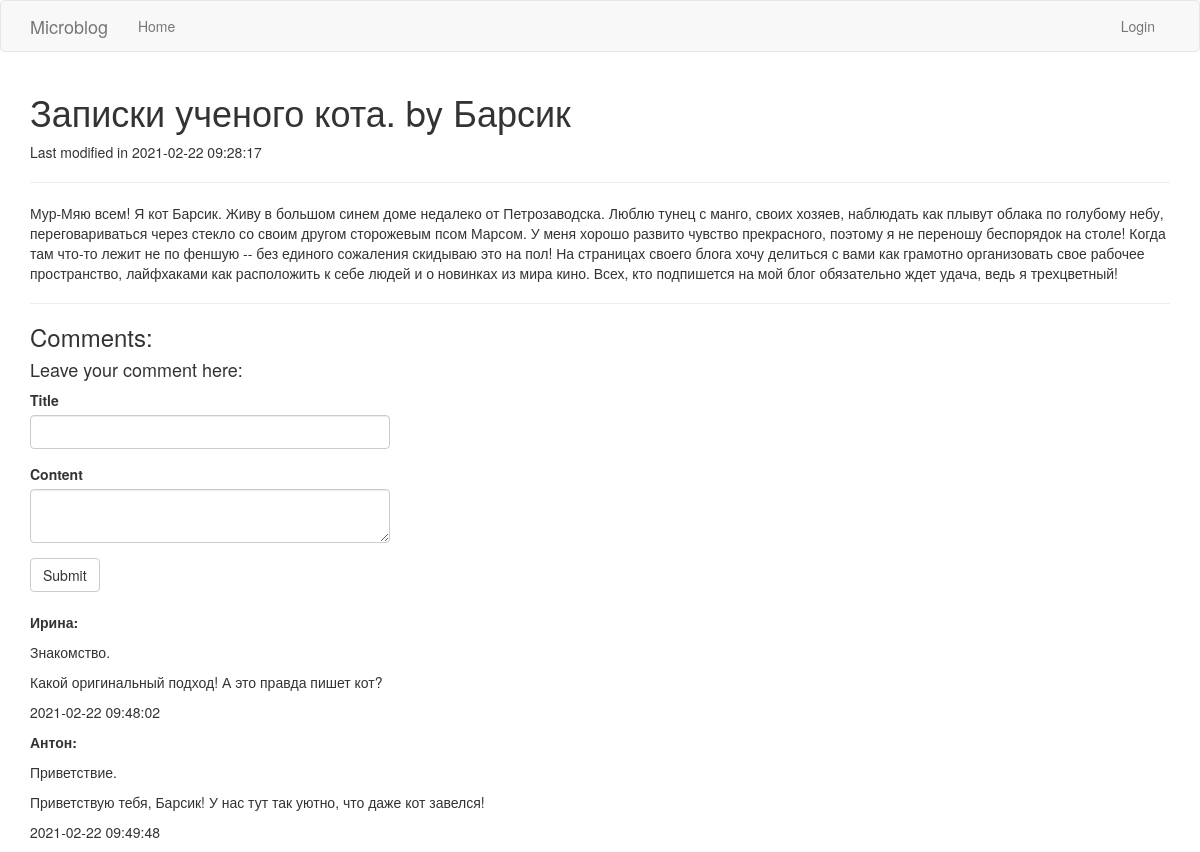
The page /post/5 on the database its author committed.
### blog/models.py (models this page shows, shortened)
class Posts(db.Model):
    id = db.Column(db.Integer, primary_key=True)
    author_id = db.Column(db.Integer, db.ForeignKey('users.id'))
    title = db.Column(db.String(64))
    content = db.Column(db.String(2000))
    publication_datetime = db.Column(db.DateTime, index=True, default=datetime.utcnow)
    comments = db.relationship("Comments", backref="post", lazy="dynamic", cascade="all,delete")

class Users(UserMixin, db.Model):
    id = db.Column(db.Integer, primary_key=True)
    username = db.Column(db.String(64), index=True, unique=True)
    email = db.Column(db.String(120), index=True, unique=True)
    password_hash = db.Column(db.String(128))
    posts = db.relationship("Posts", backref='author', lazy='dynamic', cascade="all,delete")
    comments = db.relationship("Comments", backref="author", lazy="dynamic", cascade="all,delete")

class Comments(db.Model):
    id = db.Column(db.Integer, primary_key=True)
    post_id = db.Column(db.Integer, db.ForeignKey('posts.id'))
    author_id = db.Column(db.Integer, db.ForeignKey('users.id'))
    title = db.Column(db.String(64))
    content = db.Column(db.String(200))
    publication_datetime = db.Column(db.DateTime, index=True, default=datetime.utcnow)

### blog/routes.py (the view, shortened to what this page needs)
@app.route('/post/<post_id>', methods=['GET', 'POST'])
def post(post_id):
    form = CreatePostCommentForm()
    post = Posts.query.filter_by(id=post_id).first()
    author = current_user
    comments = Comments.query.filter_by(post_id=post.id)
    return render_template('post.html', post=post, comments=comments, form=form)

### blog/forms.py
class CreatePostCommentForm(FlaskForm):
    title = StringField("Title", validators=[DataRequired()])
    content = TextAreaField("Content", validators=[Length(min=0, max=2000)])
    submit = SubmitField("Submit")

### blog/templates/post.html (shortened to what this page needs)
{% extends "base.html" %}
{% block app_content %}
    <h1>{{ post.title }} by {{ post.author.username }}</h1>
    <p>Last modified in {{ post.publication_datetime.strftime("%Y-%m-%d %H:%M:%S") }}</p>
    <hr>
    <p>{{ post.content }}</p>
    <hr>
    <h3>Comments:</h3>
    <h4>Leave your comment here:</h4>
    {% include 'create_post_comment.html' %}
    <br>
    {% for comment in comments %}
        <p><b>{{ comment.author.username }}:</b></p>
        <p>{{ comment.title }}</p>
        <p>{{ comment.content }}</p>
        <p>{{ comment.publication_datetime.strftime("%Y-%m-%d %H:%M:%S") }}</p>
    {% endfor %}
{% endblock %}

### rows shown on the page
Posts: title "Записки ученого кота.", publication_datetime "2021-02-22 09:28:17", content "Мур-Мяю всем! Я кот Барсик. Живу в большом синем доме недалеко от Петрозаводска. Люблю тунец с манго, своих хозяев, наблюдать как плывут облака по голубому небу, переговариваться через стекло со своим другом сторожевым псом Марсом. У меня хорошо развито чувство прекрасного, поэтому я не переношу беспорядок на столе! Когда там что-то лежит не по феншую -- без единого сожаления скидываю это на пол! На страницах своего блога хочу делиться с вами как грамотно организовать свое рабочее пространство, лайфхаками как расположить к себе людей и о новинках из мира кино. Всех, кто подпишется на мой блог обязательно ждет удача, ведь я трехцветный!"
Users: author.username "Барсик"
Comments: author.username "Ирина", title "Знакомство.", content "Какой оригинальный подход! А это правда пишет кот?", publication_datetime "2021-02-22 09:48:02"
Comments: author.username "Антон", title "Приветствие.", content "Приветствую тебя, Барсик! У нас тут так уютно, что даже кот завелся!", publication_datetime "2021-02-22 09:49:48"
